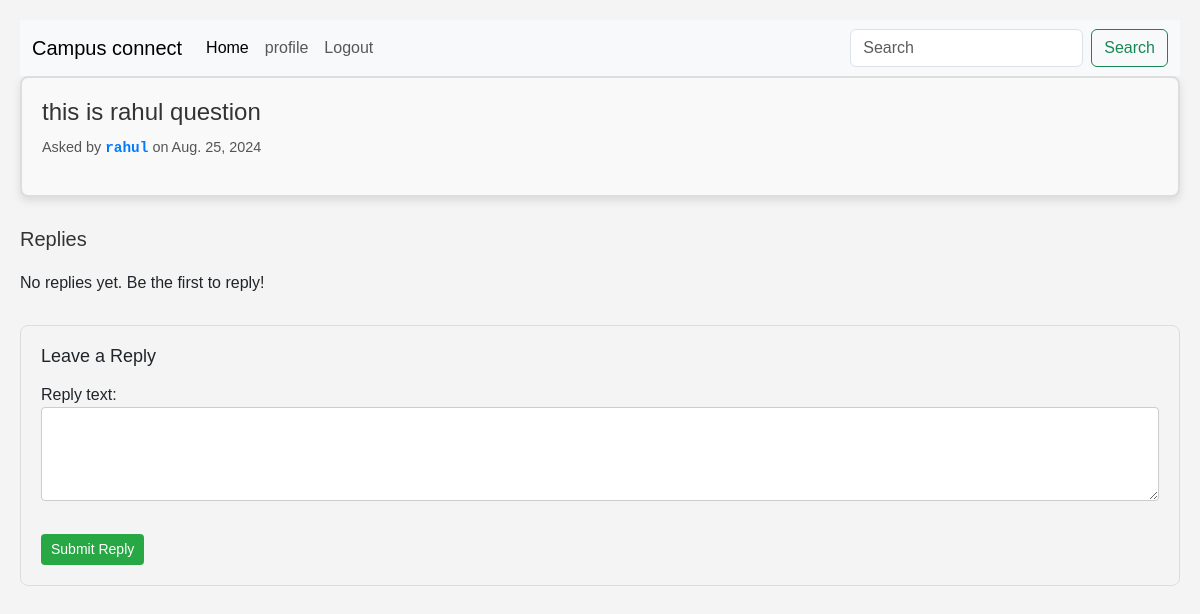
The page /question/51/ (signed in) on the database its author committed.
### student/models.py (models this page shows, shortened)
class questions(models.Model):
    user = models.ForeignKey(User,on_delete=models.CASCADE)
    question_text = models.TextField(max_length=240)
    created_on = models.DateField(auto_now_add=True)

### student/views.py (the view)
# urls.py: path('question/<int:question_id>/', views.question_detail, name='question_detail'),
@login_required
def question_detail(request, question_id):
    question = get_object_or_404(questions, id=question_id)
    replies = question.replies.all()  # Fetch all replies related to this question
    if request.method == 'POST':
        form = ReplyForm(request.POST)
        if form.is_valid():
            new_reply = form.save(commit=False)
            new_reply.user = request.user
            new_reply.question = question
            new_reply.save()
            return redirect('question_detail', question_id=question.id)
    else:
        form = ReplyForm()
    return render(request, 'question_detail.html', {
        'question': question,
        'replies': replies,
        'form': form
    })

### student/forms.py
class ReplyForm(forms.ModelForm):
    class Meta:
        model = reply
        fields = ['reply_text']  # Only include the text field in the form
        widgets = {
            'reply_text': forms.Textarea(attrs={'rows': 3, 'cols': 40}),
        }

### student/templates/question_detail.html (shortened to what this page needs)
{% extends "base.html" %} {% block content%}
<!DOCTYPE html>
<html lang="en">
  <head>
  </head>
  <body>
    <div class="question-container">
      <h2>{{ question.question_text }}</h2>
      <p class="question-info">
        Asked by <span class="username">{{ question.user.username }}</span> on
        {{ question.created_on }}
      </p>
    </div>
    <div class="replies">
      <h3>Replies</h3>
      {% for reply in replies %}
      <div class="reply-container">
        <p>{{ reply.reply_text }}</p>
        <p class="reply-info">
          Replied by <span class="username">{{ reply.user.username }}</span> on
          {{ reply.created_on }}
          {% if request.user == reply.user %}
          <form action="{% url 'delete_reply' reply.id %}" method="POST" style="display: inline">
              {% csrf_token %}
              <button type="submit" class="delete-reply-button">Delete Reply</button>
          </form>
          {% endif %}
        </p>
      </div>
      {% empty %}
      <p>No replies yet. Be the first to reply!</p>
      {% endfor %}
    </div>
    <div class="reply-form">
      <h3>Leave a Reply</h3>
      <form method="post">
        {% csrf_token %} {{ form.as_p }}
        <button type="submit" class="submit-reply-button">Submit Reply</button>
      </form>
    </div>
  </body>
</html>
{%endblock%}

### student/templates/question_detail.html (style rules this page uses)
body { font-family: Arial, sans-serif; background-color: #f4f4f4; padding: 20px; }
.question-container { background-color: #f9f9f9; padding: 20px; border-radius: 8px; border: 2px solid #ddd; margin-bottom: 20px; box-shadow: 0 4px 8px rgba(0, 0, 0, 0.1); }
.question-info { font-size: 14px; color: #777; }
.username { font-weight: bold; color: #007bff; }
.replies { margin-top: 30px; }
.replies h3 { font-size: 20px; margin-bottom: 20px; color: #333; }
.reply-form { margin-top: 30px; padding: 20px; background-color: #f4f4f4; border-radius: 8px; border: 1px solid #ddd; }
.reply-form h3 { font-size: 18px; margin-bottom: 15px; }
.reply-form form input, .reply-form form textarea { width: 100%; padding: 10px; margin-bottom: 10px; border: 1px solid #ccc; border-radius: 4px; }
.submit-reply-button { background-color: #28a745; color: #fff; border: none; padding: 5px 10px; border-radius: 4px; cursor: pointer; font-size: 14px; }
.question-container h2 { font-size: 24px; color: #333; margin-bottom: 10px; }
.question-info, .reply-info { font-size: 0.9em; color: #555; }
.question-info .username, .reply-info .username { font-weight: bold; font-family: "Courier New", Courier, monospace; }

### rows shown on the page
questions: question_text "this is rahul question", user.username "rahul", created_on "Aug. 25, 2024"
